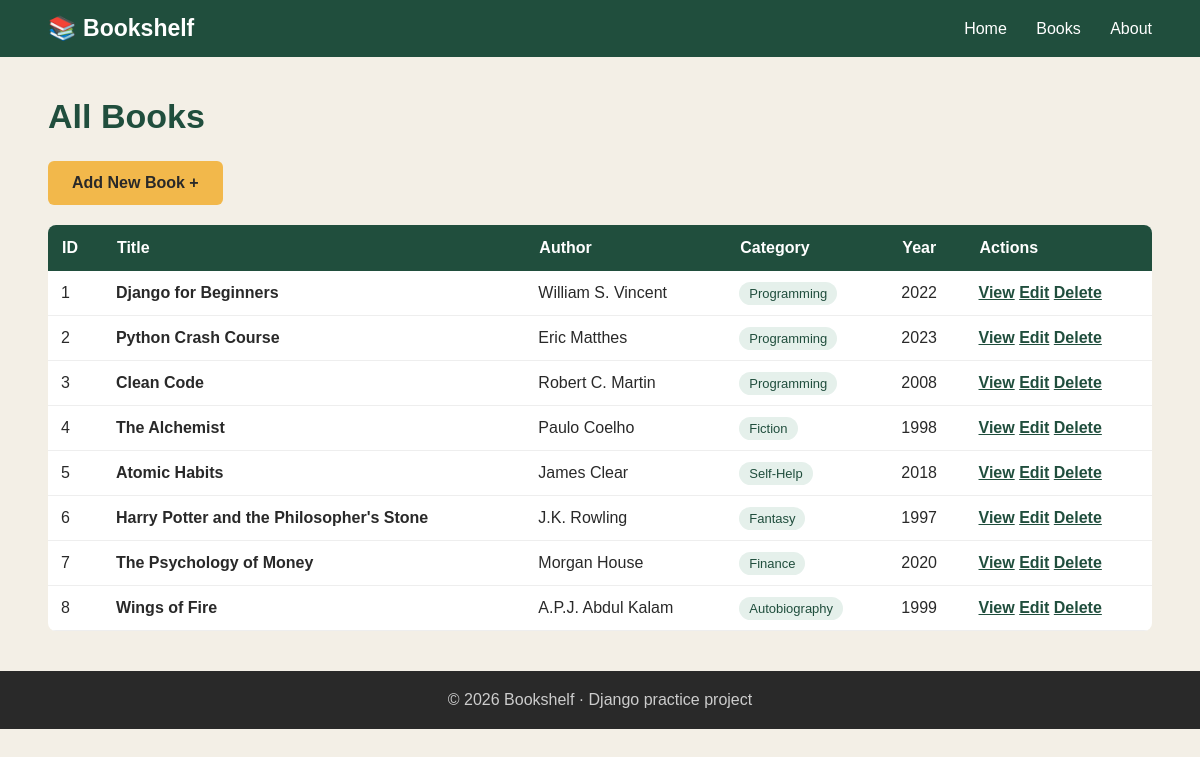
The page /books/ on the database its author committed.
### app/models.py (models this page shows, shortened)
class Book(models.Model):
    title = models.CharField(max_length=100)
    author = models.CharField(max_length=100)
    category = models.CharField(max_length=50)
    year = models.IntegerField()
    description = models.TextField()

### app/views.py (the view)
# urls.py: path('books/', views.book_list, name='book_list'),
def book_list(request):
    books = Book.objects.all()
    return render(request, 'app/books.html', {'books': books})

### app/templates/app/books.html (shortened to what this page needs)
{% extends 'app/base.html' %}
{% block content %}
<h1>All Books</h1>
<a href="{% url 'add_book' %}" class="btn">
    Add New Book +
</a>
<div class="table-container">
    <table>
    <tr>
        <th>ID</th>
        <th>Title</th>
        <th>Author</th>
        <th>Category</th>
        <th>Year</th>
        <th>Actions</th>
    </tr>
    {% for book in books %}
    <tr>
        <td>{{ book.id }}</td>
        <td><strong>{{ book.title }}</strong></td>
        <td>{{ book.author }}</td>
        <td><span class="category">{{ book.category }}</span></td>
        <td>{{ book.year }}</td>
        <td>
            <a href="{% url 'book_detail' book.id %}">View</a>
            <a href="{% url 'edit_book' book.id %}">Edit</a>
            <a href="{% url 'delete_book' book.id %}">Delete</a>
        </td>
    </tr>
    {% endfor %}
</table>
</div>
{% endblock %}

### app/templates/app/base.html (shortened to what this page needs)
{% load static %}
<!DOCTYPE html>
<html lang="en">
<head>
    <link rel="stylesheet" href="{% static 'css/style.css' %}">
</head>
<body>
    <nav class="navbar">
        <a href="{% url 'home' %}" class="logo">
            📚 Bookshelf
        </a>
        <div class="nav-links">
            <a href="{% url 'home' %}">Home</a>
            <a href="{% url 'book_list' %}">Books</a>
            <a href="{% url 'about' %}">About</a>
        </div>
    </nav>
    <div class="container">
        {% block content %}
        {% endblock %}
    </div>
    <footer>
        © 2026 Bookshelf · Django practice project
    </footer>
</body>
</html>

### app/static/css/style.css (style rules this page uses)
* { margin: 0; padding: 0; box-sizing: border-box; }
body { font-family: Arial, sans-serif; background-color: #f3efe6; color: #292929; }
.navbar { background-color: #204e3d; color: white; padding: 15px 4%; display: flex; justify-content: space-between; align-items: center; }
.logo { color: white; font-size: 23px; font-weight: bold; text-decoration: none; }
.nav-links a { color: white; text-decoration: none; margin-left: 25px; }
.container { padding: 40px 4%; min-height: 550px; }
h1 { color: #204e3d; font-size: 34px; margin-bottom: 15px; }
.btn { display: inline-block; background-color: #f2b84b; color: #292929; padding: 13px 24px; border: none; border-radius: 6px; text-decoration: none; font-weight: bold; cursor: pointer; margin-top: 10px; }
.book-card a, table a, .back-link { color: #204e3d; font-weight: bold; }
table { width: 100%; background-color: white; border-collapse: collapse; margin-top: 20px; border-radius: 8px; overflow: hidden; }
th { background-color: #204e3d; color: white; text-align: left; padding: 14px; }
td { padding: 13px; border-bottom: 1px solid #eee; }
.category { background-color: #e5f0eb; color: #204e3d; padding: 4px 10px; border-radius: 15px; font-size: 13px; }
footer { background-color: #292929; color: #ccc; text-align: center; padding: 20px; }

### rows shown on the page
Book: id "1", title "Django for Beginners", author "William S. Vincent", category "Programming", year "2022"
Book: id "2", title "Python Crash Course", author "Eric Matthes", category "Programming", year "2023"
Book: id "3", title "Clean Code", author "Robert C. Martin", category "Programming", year "2008"
Book: id "4", title "The Alchemist", author "Paulo Coelho", category "Fiction", year "1998"
Book: id "5", title "Atomic Habits", author "James Clear", category "Self-Help", year "2018"
Book: id "6", title "Harry Potter and the Philosopher's Stone", author "J.K. Rowling", category "Fantasy", year "1997"
Book: id "7", title "The Psychology of Money", author "Morgan House", category "Finance", year "2020"
Book: id "8", title "Wings of Fire", author "A.P.J. Abdul Kalam", category "Autobiography", year "1999"
